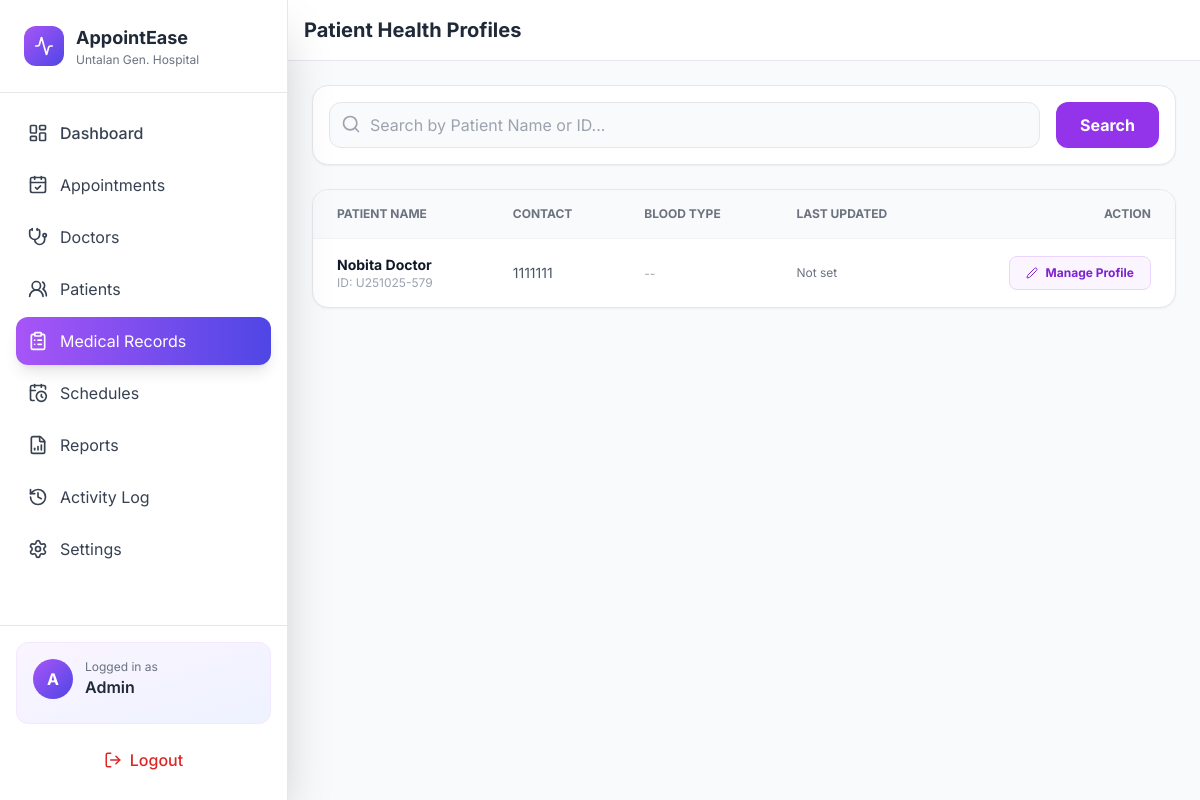
The app's page /admin_medical_records.php (signed in), older data.
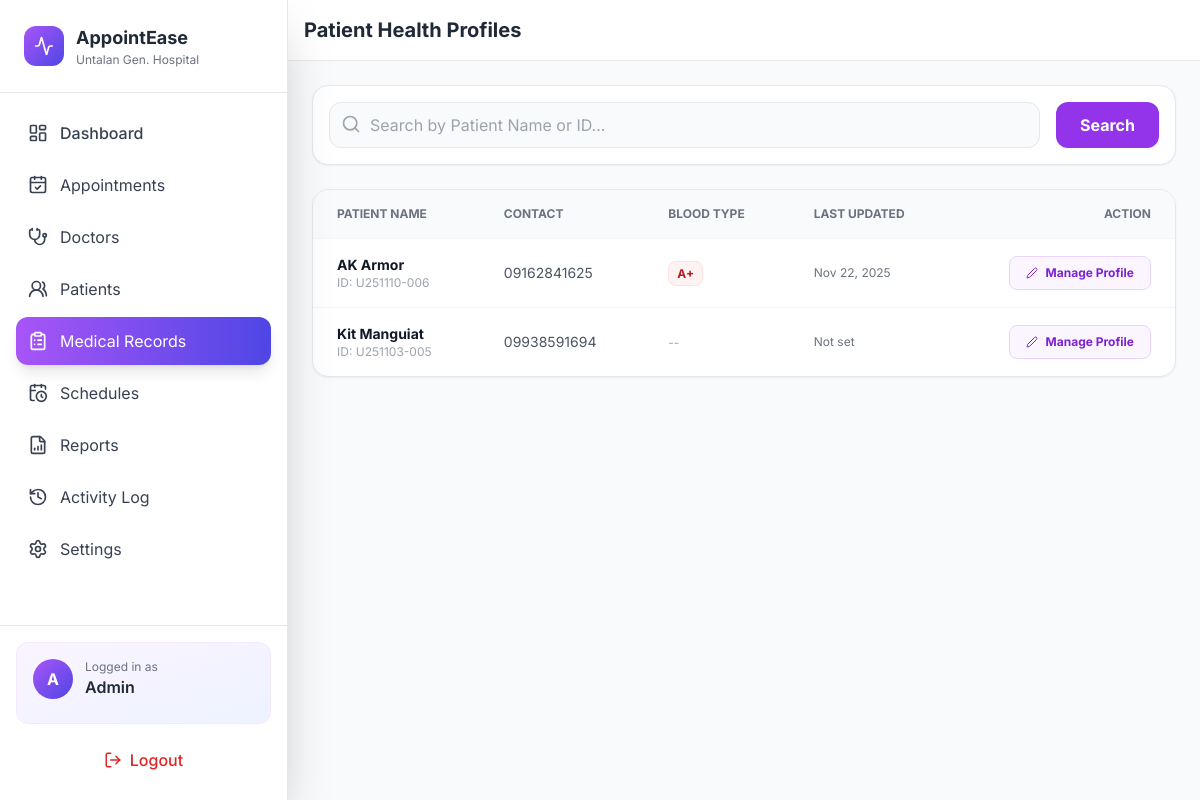
The same page, newer data.
### tables this page shows
CREATE TABLE `tbluser` (
  `id` int(11) NOT NULL,
  `user_id` varchar(30) NOT NULL,
  `user_name` varchar(30) NOT NULL,
  `password` varchar(255) NOT NULL,
  `user_type` varchar(10) NOT NULL,
  `status` int(11) NOT NULL
);

CREATE TABLE `tblinfo` (
  `id` int(11) NOT NULL,
  `user_id` varchar(30) NOT NULL,
  `last_name` varchar(40) NOT NULL,
  `first_name` varchar(50) NOT NULL,
  `email` varchar(100) DEFAULT NULL,
  `middle_name` varchar(40) NOT NULL,
  `specialization` varchar(30) NOT NULL,
  `bdate` date NOT NULL,
  `gender` varchar(10) NOT NULL,
  `address` varchar(200) NOT NULL,
  `contact` varchar(20) NOT NULL,
  `image` varchar(50) NOT NULL
);

CREATE TABLE `tbl_health_profile` (
  `id` int(11) NOT NULL,
  `user_id` varchar(30) NOT NULL,
  `blood_type` varchar(5) DEFAULT NULL,
  `height` varchar(10) DEFAULT NULL,
  `weight` varchar(10) DEFAULT NULL,
  `allergies` text DEFAULT NULL,
  `chronic_conditions` text DEFAULT NULL,
  `current_medications` text DEFAULT NULL,
  `past_surgeries` text DEFAULT NULL,
  `family_history` text DEFAULT NULL,
  `emergency_contact_name` varchar(100) DEFAULT NULL,
  `emergency_contact_phone` varchar(20) DEFAULT NULL,
  `updated_at` timestamp NOT NULL DEFAULT current_timestamp() ON UPDATE current_timestamp()
);

### admin_medical_records.php (the view, shortened to what this page needs)
<?php
require_once 'db.php';
$search = $_GET['search'] ?? '';
$sql = "SELECT u.user_id, i.first_name, i.last_name, i.contact, i.email, i.image,
               hp.blood_type, hp.height, hp.weight, hp.allergies, hp.chronic_conditions,
               hp.current_medications, hp.past_surgeries, hp.family_history,
               hp.emergency_contact_name, hp.emergency_contact_phone, hp.updated_at
        FROM tbluser u
        JOIN tblinfo i ON u.user_id = i.user_id
        LEFT JOIN tbl_health_profile hp ON u.user_id = hp.user_id
        WHERE u.user_type = 'user'";
$params = [];
$sql .= " ORDER BY i.last_name ASC LIMIT 50";
$stmt = $pdo->prepare($sql);
$stmt->execute($params);
$patients = $stmt->fetchAll(PDO::FETCH_ASSOC);
?>
<!DOCTYPE html>
<html lang="en">
<head>
    <script src="https://cdn.tailwindcss.com"></script>
</head>
<body class="bg-gray-50 text-gray-800">
    <div class="flex h-screen overflow-hidden">
        <?php include 'includes/admin_sidebar.php'; ?>
        <main class="flex-1 overflow-auto relative">
            <div class="bg-white border-b border-gray-200 p-4 flex justify-between items-center sticky top-0 z-20">
                <div class="flex items-center gap-3">
                    <h1 class="font-bold text-xl text-gray-800">Patient Health Profiles</h1>
                </div>
            </div>
            <div class="p-6 max-w-7xl mx-auto">
                <div class="bg-white p-4 rounded-2xl shadow-sm border border-gray-200 mb-6">
                    <form method="GET" class="flex gap-4">
                        <div class="flex-1 relative">
                            <i data-lucide="search" class="absolute left-3 top-3 text-gray-400 w-5 h-5"></i>
                            <input type="text" name="search" value="<?= htmlspecialchars($search) ?>"
                                   placeholder="Search by Patient Name or ID..."
                                   class="w-full pl-10 pr-4 py-2.5 bg-gray-50 border border-gray-200 rounded-xl focus:outline-none focus:ring-2 focus:ring-purple-500 transition">
                        </div>
                        <button type="submit" class="px-6 py-2.5 bg-purple-600 hover:bg-purple-700 text-white font-bold rounded-xl transition">Search</button>
                    </form>
                </div>
                <div class="bg-white rounded-2xl shadow-sm border border-gray-200 overflow-hidden">
                    <div class="overflow-x-auto">
                        <table class="w-full text-left border-collapse">
                            <thead class="bg-gray-50 text-gray-500 text-xs uppercase font-semibold border-b border-gray-100">
                                <tr>
                                    <th class="px-6 py-4">Patient Name</th>
                                    <th class="px-6 py-4">Contact</th>
                                    <th class="px-6 py-4">Blood Type</th>
                                    <th class="px-6 py-4">Last Updated</th>
                                    <th class="px-6 py-4 text-right">Action</th>
                                </tr>
                            </thead>
                            <tbody class="divide-y divide-gray-100 text-sm">
                                <?php if(empty($patients)): ?>
                                    <tr><td colspan="5" class="p-8 text-center text-gray-500">No patients found.</td></tr>
                                <?php else: ?>
                                    <?php foreach($patients as $p):
                                        $fullName = htmlspecialchars($p['first_name'] . ' ' . $p['last_name']);
                                        $hasProfile = !empty($p['updated_at']);
                                        $jsonData = htmlspecialchars(json_encode([
                                            'id' => $p['user_id'],
                                            'name' => $fullName,
                                            'blood_type' => $p['blood_type'] ?? '',
                                            'height' => $p['height'] ?? '',
                                            'weight' => $p['weight'] ?? '',
                                            'allergies' => $p['allergies'] ?? '',
                                            'chronic' => $p['chronic_conditions'] ?? '',
                                            'meds' => $p['current_medications'] ?? '',
                                            'surgery' => $p['past_surgeries'] ?? '',
                                            'family' => $p['family_history'] ?? '',
                                            'ec_name' => $p['emergency_contact_name'] ?? '',
                                            'ec_phone' => $p['emergency_contact_phone'] ?? ''
                                        ]), ENT_QUOTES, 'UTF-8');
                                    ?>
                                    <tr class="hover:bg-gray-50 transition">
                                        <td class="px-6 py-4">
                                            <div class="font-bold text-gray-900"><?= $fullName ?></div>
                                            <div class="text-xs text-gray-400">ID: <?= htmlspecialchars($p['user_id']) ?></div>
                                        </td>
                                        <td class="px-6 py-4 text-gray-600">
                                            <?= htmlspecialchars($p['contact'] ?: 'N/A') ?>
                                        </td>
                                        <td class="px-6 py-4">
                                            <?php if(!empty($p['blood_type'])): ?>
                                                <span class="px-2 py-1 bg-red-50 text-red-700 rounded-lg text-xs font-bold border border-red-100">
                                                    <?= htmlspecialchars($p['blood_type']) ?>
                                                </span>
                                            <?php else: ?>
                                                <span class="text-gray-400 text-xs">--</span>
                                            <?php endif; ?>
                                        </td>
                                        <td class="px-6 py-4 text-xs text-gray-500">
                                            <?= $hasProfile ? date('M d, Y', strtotime($p['updated_at'])) : 'Not set' ?>
                                        </td>
                                        <td class="px-6 py-4 text-right">
                                            <button onclick='openModal(<?= $jsonData ?>)'
                                                    class="px-4 py-2 bg-purple-50 text-purple-700 text-xs font-bold rounded-lg hover:bg-purple-100 border border-purple-200 transition flex items-center gap-2 ml-auto">
                                                <i data-lucide="edit-2" class="w-3 h-3"></i> Manage Profile
                                            </button>
                                        </td>
                                    </tr>
                                    <?php endforeach; ?>
                                <?php endif; ?>
                            </tbody>
                        </table>
                    </div>
                </div>
            </div>
        </main>
    </div>
</body>
</html>

### includes/admin_sidebar.php (shortened to what this page needs)
<?php
$current_page = basename($_SERVER['PHP_SELF']);
function getNavClass($targetPage, $current) {
    $active = "bg-gradient-to-r from-purple-500 to-indigo-600 text-white shadow-lg";
    $inactive = "text-gray-700 hover:bg-gradient-to-r hover:from-purple-50 hover:to-pink-50 transition";
    return ($targetPage === $current) ? $active : $inactive;
}
$sidebarName = $_SESSION['username'] ?? 'Admin';
?>
<aside id="sidebar" class="w-72 bg-white shadow-2xl transition-all duration-300 flex flex-col border-r border-gray-200 h-screen fixed md:relative z-50">
  <div class="p-6 border-b border-gray-200">
    <div class="flex items-center justify-between">
      <div class="flex items-center gap-3">
        <div class="w-10 h-10 bg-gradient-to-br from-purple-500 to-indigo-600 rounded-xl flex items-center justify-center">
          <i data-lucide="activity" class="text-white" width="20" height="20"></i>
        </div>
        <div>
          <h2 class="font-bold text-lg text-gray-800">AppointEase</h2>
          <p class="text-xs text-gray-500">Untalan Gen. Hospital</p>
        </div>
      </div>
    </div>
  </div>
  <nav class="flex-1 p-4 overflow-y-auto space-y-1">
    <a href="admin_home.php" class="nav-link w-full flex items-center gap-3 p-3 rounded-xl <?= getNavClass('admin_home.php', $current_page) ?>">
      <i data-lucide="layout-dashboard" width="20" height="20"></i>
      <span class="sidebar-label font-medium">Dashboard</span>
    </a>
    <a href="appointment_list_report.php" class="nav-link w-full flex items-center gap-3 p-3 rounded-xl <?= getNavClass('appointment_list_report.php', $current_page) ?>">
      <i data-lucide="calendar-check" width="20" height="20"></i>
      <span class="sidebar-label">Appointments</span>
    </a>
    <a href="doctors_info_report.php" class="nav-link w-full flex items-center gap-3 p-3 rounded-xl <?= getNavClass('doctors_info_report.php', $current_page) ?>">
      <i data-lucide="stethoscope" width="20" height="20"></i>
      <span class="sidebar-label">Doctors</span>
    </a>
    <a href="users_list.php" class="nav-link w-full flex items-center gap-3 p-3 rounded-xl <?= getNavClass('users_list.php', $current_page) ?>">
      <i data-lucide="users-round" width="20" height="20"></i>
      <span class="sidebar-label">Patients</span>
    </a>
    <a href="admin_medical_records.php" class="nav-link w-full flex items-center gap-3 p-3 rounded-xl <?= getNavClass('admin_medical_records.php', $current_page) ?>">
      <i data-lucide="clipboard-list" width="20" height="20"></i>
      <span class="sidebar-label">Medical Records</span>
    </a>
    <a href="schedule_manage.php" class="nav-link w-full flex items-center gap-3 p-3 rounded-xl <?= getNavClass('doctor_schedule_manage.php', $current_page) ?>">
      <i data-lucide="calendar-clock" width="20" height="20"></i>
      <span class="sidebar-label">Schedules</span>
    </a>
    <a href="reports.php" class="nav-link w-full flex items-center gap-3 p-3 rounded-xl <?= getNavClass('reports.php', $current_page) ?>">
      <i data-lucide="file-bar-chart" width="20" height="20"></i>
      <span class="sidebar-label">Reports</span>
    </a>
    <a href="activity_log.php" class="nav-link w-full flex items-center gap-3 p-3 rounded-xl <?= getNavClass('activity_log.php', $current_page) ?>">
      <i data-lucide="history" width="20" height="20"></i>
      <span class="sidebar-label">Activity Log</span>
    </a>
    <a href="settings.php" class="nav-link w-full flex items-center gap-3 p-3 rounded-xl <?= getNavClass('settings.php', $current_page) ?>">
      <i data-lucide="settings" width="20" height="20"></i>
      <span class="sidebar-label">Settings</span>
    </a>
  </nav>
  <div class="p-4 border-t border-gray-200">
    <div class="mb-3 p-4 bg-gradient-to-br from-purple-50 to-indigo-50 rounded-xl border border-purple-100">
      <div class="flex items-center gap-3 mb-2">
        <div class="w-10 h-10 bg-gradient-to-br from-purple-500 to-indigo-600 rounded-full flex items-center justify-center text-white font-bold">
          <?= strtoupper(substr($sidebarName, 0, 1)) ?>
        </div>
        <div class="flex-1 overflow-hidden">
          <p class="text-xs text-gray-500">Logged in as</p>
          <p class="font-semibold text-gray-800 truncate" title="<?= htmlspecialchars($sidebarName) ?>">
            <?= htmlspecialchars($sidebarName) ?>
          </p>
        </div>
      </div>
    </div>
    <a href="logout.php" class="w-full inline-flex items-center justify-center gap-2 p-3 text-red-600 rounded-xl hover:bg-red-50 transition font-medium">
      <i data-lucide="log-out" width="18" height="18"></i>
      <span class="sidebar-label">Logout</span>
    </a>
  </div>
</aside>

### admin_medical_records.php (style rules this page uses)
body { font-family: 'Inter', sans-serif; }

Row changes from the older to the newer data that the page shows:
removed tbluser: tblinfo.first_name+last_name "Nobita Doctor", user "U251025-579", tblinfo.contact "1111111", shows "Not set"
added tbluser: tblinfo.first_name+last_name "AK Armor", user "U251110-006", tblinfo.contact "09162841625", tbl_health_profile.blood_type "A+", tbl_health_profile.updated_at "Nov 22, 2025"
added tbluser: tblinfo.first_name+last_name "Kit Manguiat", user "U251103-005", tblinfo.contact "09938591694", shows "Not set"
